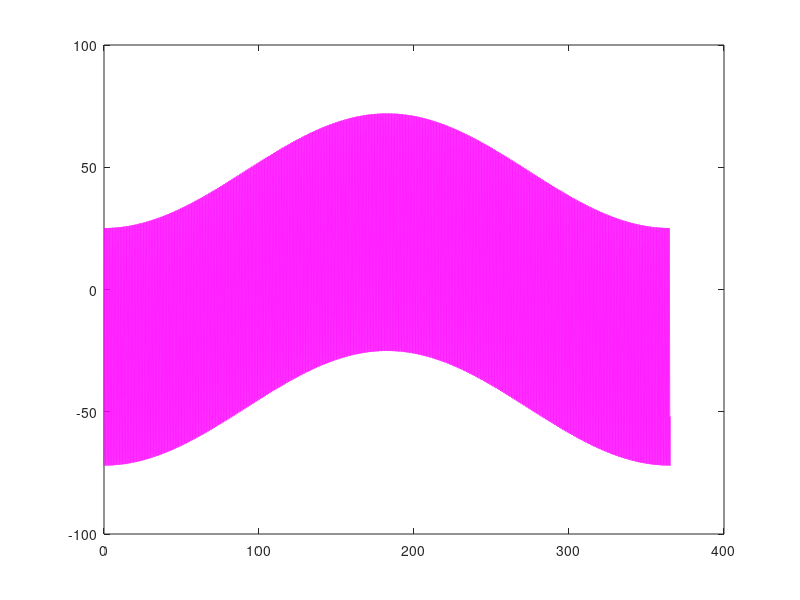

The MATLAB script that drew this image: (Note: this script raises an error after producing the figure.)
clear all; clc; close all; format short;

interval = 1e6;
xt = linspace(0, 2*pi*365.15, interval);
xd = linspace(0, 2*pi, interval);

axis = 23.435; %23.435
lambda = 41.433; %41.433
delta = (deg2rad(axis))*sin(xd-pi/2);

disp("--- LOCATION ---------------------")
disp("Latitude: " + lambda + char(176))
fprintf("\n")

y = deg2rad(90-lambda)*sin(xt-pi/2);
xh = xd/(2*pi)*365.15;
yd = rad2deg(y) + rad2deg(delta);

figure(1)
plot(xh, yd, "-m", "LineWidth", 1)
yline(0, "-k", "LineWidth", 1.5);
yline(-6, "-b", "LineWidth", 2);
yline(-12, "-g", "LineWidth", 2);
yline(-18, "-r", "LineWidth", 2);
yline(90, "-.r", "LineWidth", 1.5);
xline(90, "-k", "LineWidth", 1);
xline(182, "-k", "LineWidth", 1);
xline(276, "-k", "LineWidth", 1);
xlim([0, 365.15])
set(gcf, "Name", "Solar altitude")

xtxt = [15, 106.25, 197.5, 288.75];
ytxt = linspace(75, 75, 4);
str = ["Winter", "Spring", "Summer", "Fall"]; 
text(xtxt, ytxt, str, "FontSize", 12)
legend("Sun path", "Official rise/set", "Civil rise/set", "Nautical rise/set", "Astronomical rise/set", "Zenith")

hour = 0;
for i = 1:length(yd)
    if yd(i) >= 0
        hour = hour + 365.15/interval;
    end
end
disp("--- YEAR -------------------------")
disp("Average sun hour: " + hour + " day")
fprintf("\n")

win = 0;
for i = 1:round(90/365.15*interval)
    if yd(i) >= 0
        win = win + 365.15/interval;
    end
end
disp("--- WINTER -----------------------")
disp("Average sun hour in winter: " + win + " day")
disp("Average sun hour per day in winter: " + win/90*24 + " h")
fprintf("\n")

spr = 0;
for i = round(90/365.15*interval):round(182/365.15*interval)
    if yd(i) >= 0
        spr = spr + 365.15/interval;
    end
end
disp("--- SPRING -----------------------")
disp("Average sun hour in spring: " + spr + " day")
disp("Average sun hour per day in spring: " + spr/(182 - 90)*24 + " h")
fprintf("\n")

sum = 0;
for i = round(182/365.15*interval):round(276/365.15*interval)
    if yd(i) >= 0
        sum = sum + 365.15/interval;
    end
end
disp("--- SUMMER -----------------------")
disp("Average sun hour in summer: " + sum + " day")
disp("Average sun hour per day in summer: " + sum/(276 - 183)*24 + " h")
fprintf("\n")

fall = 0;
for i = round(276/365.15*interval):round(365.15/365.15*interval)
    if yd(i) >= 0
        fall = fall + 365.15/interval;
    end
end
disp("--- FALL -------------------------")
disp("Average sun hour in fall: " + fall + " day")
disp("Average sun hour per day in fall: " + fall/(365.15 - 276)*24 + " h")
fprintf("\n")

diary = [0];
day = 0;
for i = 1:interval
    if yd(i) >= 0
        day = day + 365.15/interval;
    else
        if day ~= 0
            diary(end + 1) = day;
            day = 0;
        end
    end
end
diary(diary == 0) = []; diary = 24*diary; low = max(yd) - 2*axis; shp = 1/tan(deg2rad(max(yd))); shl = 1/tan(deg2rad(low)); 
disp("--- GENERAL DATA -----------------")
disp("Longest day: " + max(diary) + " h        Highest azimut: " + max(yd) + char(176) + "        Shadow ratio: " + shp)
disp("Shortest day: " + min(diary) + " h        Lowest azimut:  " + low + char(176) + "        Shadow ratio: " + shl)
fprintf("\n")
disp("---------------------------------------------------------------------------------------")
fprintf("\n")

figure(2)
xx = [1:length(diary); 1:length(diary)];
yy = [diary; diary];
zz = zeros(size(xx));
hs = surf(xx, yy, zz, yy, "EdgeColor", "interp", "LineWidth", 3);
xlim([1, 365])
set(gcf, "Name", "Hours of sun")
view(2)
colorbar; colormap(hsv);

azi = [0];
counter = 1;
for counter = 1:365
    i = [round(1e6/365.15*(counter - 1)) + 1 : round(1e6/365.15*(counter))];
        azi(end + 1) = max(yd(i));
end
azi(azi == 0) = [];

figure(3)

xx = [1:length(azi); 1:length(azi)];
yy = [azi; azi];
zz = zeros(size(xx));
hs = surf(xx, yy, zz, yy, "EdgeColor", "interp", "LineWidth", 3);
xlim([1, 365])
set(gcf, "Name", "Daily altitude at azimut")
view(2)
yline(90, "-.", "Color", "#FF5100", "LineWidth", 1.5);
xtxt = [20, 20];
ytxt = [90-5, 90-8];
str = ["Max altitude = " + max(yd) + char(176), "Min altitude =  " + low + char(176)]; 
text(xtxt, ytxt, str, "FontSize", 12)
colorbar; colormap(jet);

shadow = tan(deg2rad(azi)).^(-1);

if lambda > 66.564
    shadow(shadow <= 0) = [NaN];
end

figure(4)
plot(1:365, shadow, "-k", "LineWidth", 2)
area(shadow)
color = [0 0.5 1];
colororder(color)
xlim([1, 365.15])
yline(0, "-.k", "LineWidth", 1.5);
set(gcf, "Name", "Shadow ratio at azimut")
